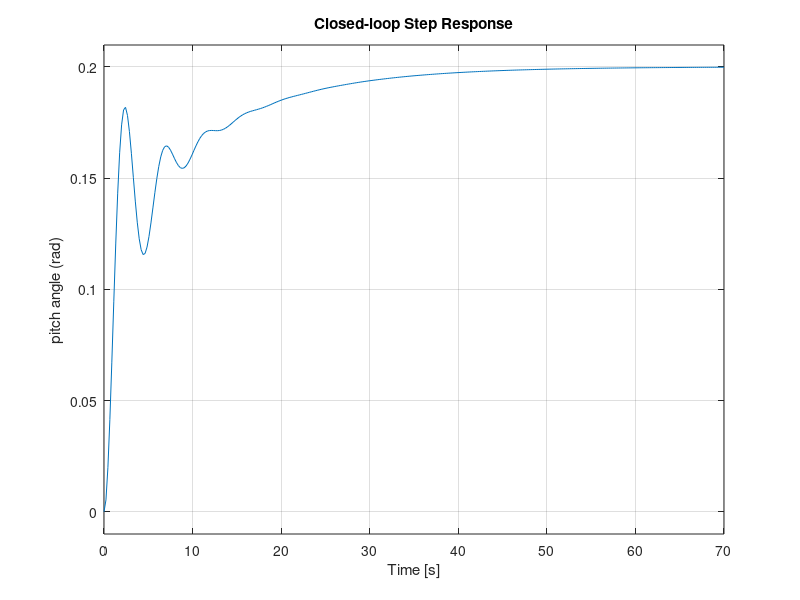
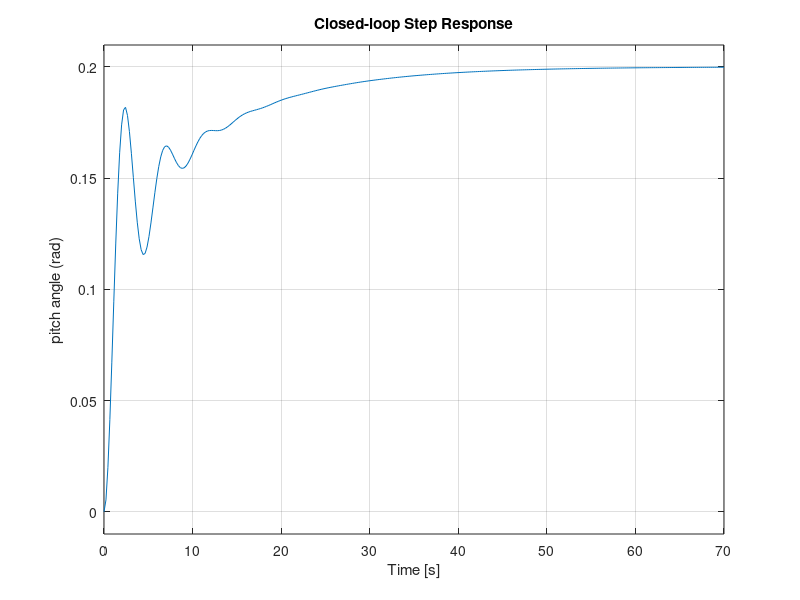

Write the MATLAB code that produced these figures, in order. (Note: this script raises an error after producing the figures.)
%% Transfer function
s = tf('s');
num = [1.151 0.1774];
den = [1 0.739 0.921 0];
P_pitch = tf(num,den)

%% Closed-loop response
sys_cl = feedback(P_pitch,1)
step(0.2*sys_cl);
ylabel('pitch angle (rad)');
title('Closed-loop Step Response');
saveas(gcf, 'figures/2-closed.fig');
saveas(gcf, 'plots/2-closed.jpg');
stepinfo(0.2*sys_cl)

%% Open-loop poles/zeros
pole(sys_cl)
zero(sys_cl)
pzmap(sys_cl);

%% Time domain
R = 0.2/s;
Y = sys_cl * R;
zpk(Y)
[r,p,k] = residue(Y.num{1},Y.den{1})

%% Symbolic inverse Laplace
syms z t
sympref('FloatingPointOutput',true)
[rnum,rden] = residue(r(1:2), p(1:2), k)
snum = poly2sym(rnum, z);
sden = poly2sym(rden, z);
C = ilaplace(snum/sden)

[rnum,rden] = residue(r(3), p(3), k)
snum = poly2sym(rnum, z);
sden = poly2sym(rden, z);
B = ilaplace(snum/sden)

[rnum,rden] = residue(r(4), p(4), k)
snum = poly2sym(rnum, z);
sden = poly2sym(rden, z);
A = ilaplace(snum/sden)

A+B+C

%% Plot symbolic inverse Laplace
fplot(A+B+C, [0, 70])
xlabel('time (sec)');
ylabel('pitch angle (rad)');
title('Closed-loop Step Response (y(t))');
saveas(gcf, 'figures/3-closed-yt.fig');
saveas(gcf, 'plots/3-closed-yt.jpg');
